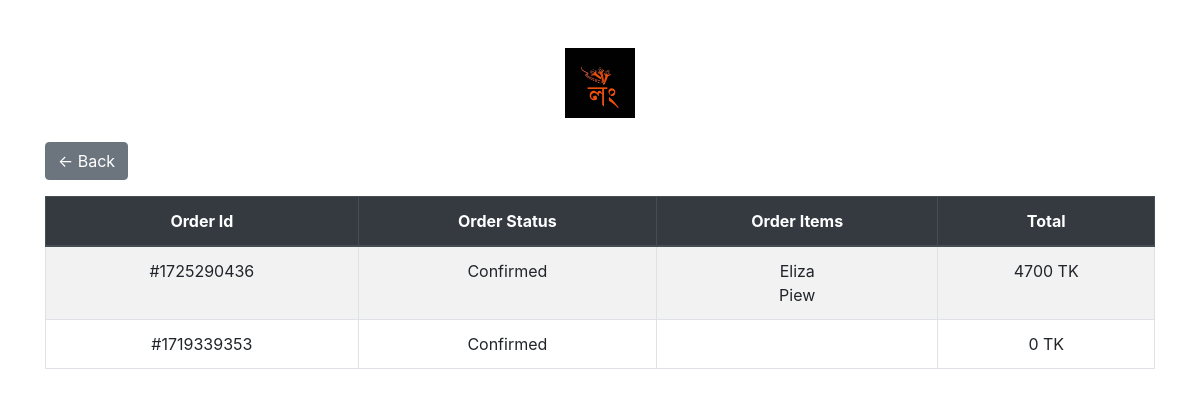
The app's page /myorder/49, older data.
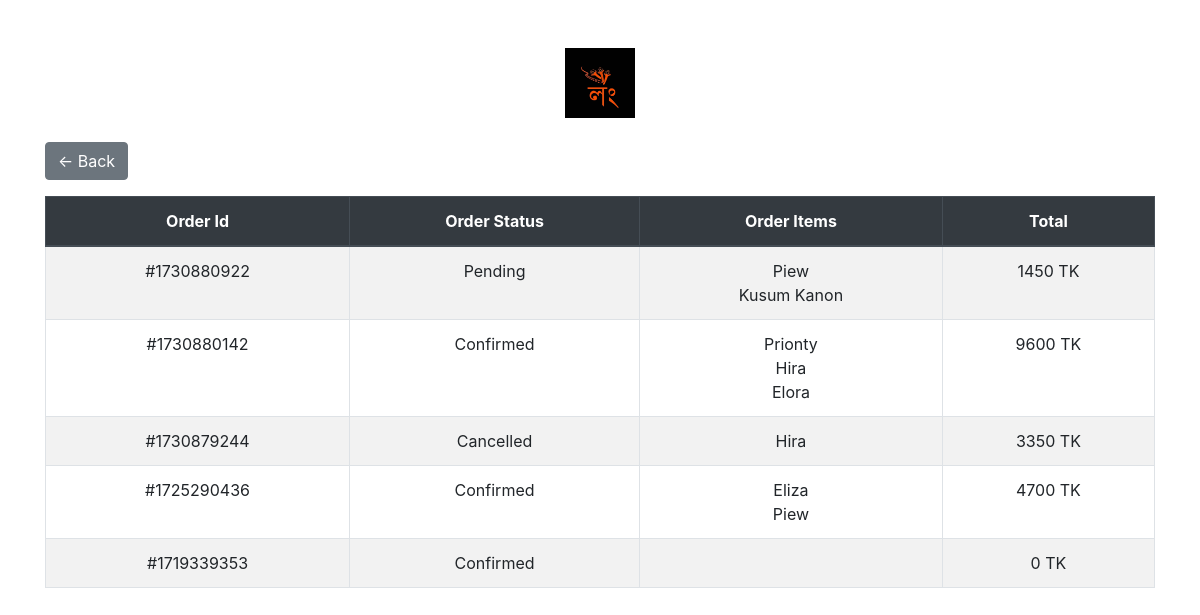
The same page, newer data.
### shop/models.py (models this page shows, shortened)
class Order(models.Model):
    STATUS_CHOICES = [
        ('not_confirm','not_confirm'),
        ('Confirmed','Confirmed'),
        ('Pending', 'Pending'),
        ('Processing', 'Processing'),
        ('Shipped', 'Shipped'),
        ('Delivered', 'Delivered'),
        ('Cancelled', 'Cancelled'),
    ]
    LOCATION_CHOICES = [
        ('inside_dhaka', 'Inside Dhaka'),
        ('outside_dhaka', 'Outside Dhaka'),
    ]
    user=models.ForeignKey(UserProfile,on_delete=models.SET_NULL,null=True)
    status = models.CharField(max_length=20, choices=STATUS_CHOICES, default='Pending')
    items = models.ManyToManyField('Product', through='OrderItem')
    created_at=models.DateTimeField(default=now,blank=True)
    complete=models.BooleanField(default=False,blank=True)
    order_id=models.CharField(max_length=20,null=True,blank=True)
    coupon=models.BooleanField(default=False,null=True,blank=True)
    coupon_percentange=models.PositiveIntegerField(default=0,null=True,blank=True)
    cancel_reason=models.TextField(null=True,blank=True)
    location = models.CharField(max_length=20, choices=LOCATION_CHOICES, null=True, blank=True)
    totalbill= models.PositiveIntegerField(default=0)
    delivary_charge = models.PositiveIntegerField(default=False)
    status_changed_by = models.ForeignKey(User,on_delete=models.SET_NULL,null=True,blank=True)
    def __str__(self):
        return str(f'{self.user} order')
    @property
    def get_total(self):
        order_items = OrderItem.objects.filter(order=self)
        total = sum(item.item_total for item in order_items)
        if self.coupon:
            total-=total*(self.coupon_percentange/100)
        return int(total)

class OrderItem(models.Model):
    product=models.ForeignKey(Product,on_delete=models.CASCADE,null=True)
    quantity=models.IntegerField(default=0)
    add_on_product= models.ManyToManyField(AddOnProduct)
    order = models.ForeignKey(Order, related_name='order_items',null=True, on_delete=models.CASCADE)
    size=models.CharField(max_length=10,blank=True,null=True)
    is_stitched = models.BooleanField(default=True)
    @property
    def item_total(self):
        add_on = self.add_on_product.all()
        total_add_on = sum(add_pro.price for add_pro in add_on)
        if  self.is_stitched:
            total=self.product.price*self.quantity
        else:
            total=self.product.unstitched_price*self.quantity
        return total+(total_add_on*self.quantity)

class Product(models.Model):
    name=models.CharField(max_length=100)
    slug = AutoSlugField(populate_from='name',unique=True,null=True,default=None)
    product_code=models.CharField(max_length=100,null=True,blank=True)
    add_on_product=models.ManyToManyField(AddOnProduct,blank=True)
    add_on_product2=models.ManyToManyField(AddOnProduct,related_name='ad_on_2',blank=True)
    add_on_product3=models.ManyToManyField(AddOnProduct,related_name="ad_on_3",blank=True)
    description=models.TextField(null=True,blank=True)
    desc = models.TextField(null=True,blank=True)
    price = models.IntegerField(default=0)
    unstitched_price = models.PositiveIntegerField(default=0)
    discount_percent=models.IntegerField(default=0)
    main_price = models.IntegerField(default=0)
    discount=models.BooleanField(default=True,null=True,blank=False)
    productCategory = models.ManyToManyField(ProductCategory)
    collectionset = models.ForeignKey(CollectionSet,on_delete=models.SET_NULL,null=True,blank=True)
    image=ResizedImageField(upload_to='product-image/',blank=True,null=True)
    image2=ResizedImageField(upload_to='product-image/',blank=True,null=True)
    image3=ResizedImageField(upload_to='product-image/',blank=True,null=True)
    image4=ResizedImageField(upload_to='product-image/',blank=True,null=True)
    arrive_at=models.DateTimeField(default=now,blank=True)
    new_arrival=models.BooleanField(default=False,blank=True)
    tags = TaggableManager()
    in_stock=models.BooleanField(default=True,blank=True)
    ratting = models.FloatField(default=0)

### shop/views.py (the view)
# urls.py: path('myorder/<int:pk>',profile, name="profile"),
def profile(request,pk):
    user=UserProfile.objects.get(id=pk)
    orders=Order.objects.filter(user=user,complete=True).order_by('-created_at')
    print(user)
    print(orders)
    context={
        'orders':orders,
        'userProfile':user
    }
    return render(request,'shop/profile.html',context)

### shop/models.py (called while the page is built)
    def __str__(self):
        return str(self.user)

### shop/templates/shop/profile.html (shortened to what this page needs)
<!DOCTYPE html>
{% load static %}
<html lang="en">
<head>
  <link href="https://maxcdn.bootstrapcdn.com/bootstrap/4.5.2/css/bootstrap.min.css" rel="stylesheet">
</head>
<body>
<div class="container my-5">
  <div class="text-center mb-4">
    <img src="{% static 'image/logo/logo.jpg' %}" height="70" alt="Logo" class="logo">
  </div>
  <div class="mb-3">
    <a href="javascript:history.back()" class="btn btn-secondary">
      &larr; Back
    </a>
  </div>
  <div class="row">
    <div class="col-lg-12">
      <div class="table-responsive">
        <table class="table table-striped table-bordered table-hover text-center">
          <thead class="thead-dark">
            <tr>
              <th>Order Id</th>
              <th>Order Status</th>
              <th>Order Items</th>
              <th>Total</th>
            </tr>
          </thead>
          <tbody>
            {% for order in orders %}
              {% if order.status != 'not_confirm' %}
                <tr>
                  <td>#{{ order.order_id }}</td>
                  <td>{{ order.status }}</td>
                  <td>
                    {% for item in order.order_items.all %}
                      {{ item.product.name }}<br>
                    {% endfor %}
                  </td>
                  <td>{{ order.get_total }} TK</td>
                </tr>
              {% endif %}
            {% endfor %}
          </tbody>
        </table>
      </div>
    </div>
  </div>
</div>
</body>
</html>

### shop/templates/shop/profile.html (style rules this page uses)
.logo { max-width: 150px; }

Row changes from the older to the newer data that the page shows:
added Order: order_id "1730880922", status "Pending", get_total "1450"
added OrderItem: product.name "Piew", shown under "1730880922"
added OrderItem: product.name "Kusum Kanon", shown under "1730880922"
added Order: order_id "1730880142", status "Confirmed", get_total "9600"
added OrderItem: product.name "Prionty", shown under "1730880142"
added OrderItem: product.name "Hira", shown under "1730880142"
added OrderItem: product.name "Elora", shown under "1730880142"
now on this page (row edited): Order: order_id "1730879244", status "Cancelled", get_total "3350"
added OrderItem: product.name "Hira", shown under "1730879244"
